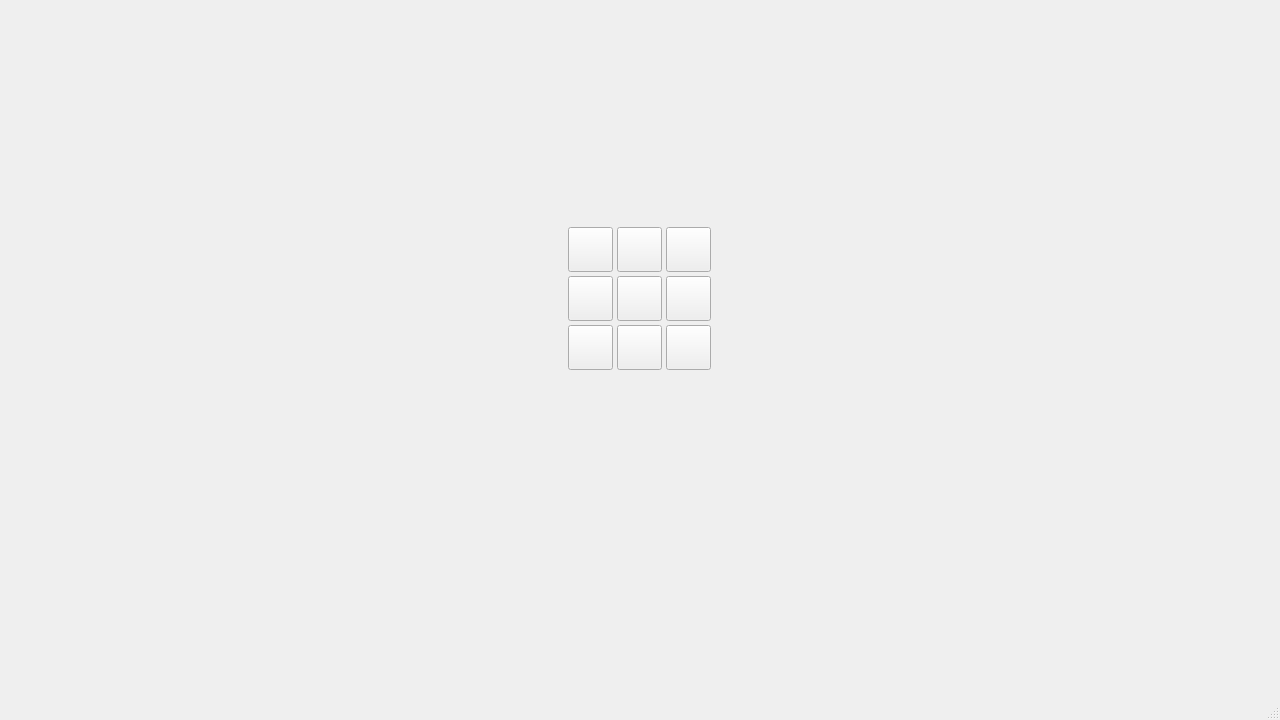
<?xml version="1.0" encoding="UTF-8"?>
<ui version="4.0">
 <class>MainWindow</class>
 <widget class="QMainWindow" name="MainWindow">
  <property name="geometry">
   <rect>
    <x>0</x>
    <y>0</y>
    <width>1280</width>
    <height>720</height>
   </rect>
  </property>
  <property name="minimumSize">
   <size>
    <width>1280</width>
    <height>720</height>
   </size>
  </property>
  <property name="cursor">
   <cursorShape>ArrowCursor</cursorShape>
  </property>
  <property name="windowTitle">
   <string>MainWindow</string>
  </property>
  <widget class="QWidget" name="centralwidget">
   <property name="cursor">
    <cursorShape>ArrowCursor</cursorShape>
   </property>
   <layout class="QGridLayout" name="gridLayout">
    <property name="leftMargin">
     <number>0</number>
    </property>
    <property name="topMargin">
     <number>0</number>
    </property>
    <property name="rightMargin">
     <number>0</number>
    </property>
    <property name="bottomMargin">
     <number>0</number>
    </property>
    <item row="0" column="0">
     <layout class="QVBoxLayout" name="verticalLayout">
      <item>
       <layout class="QHBoxLayout" name="horizontalLayout" stretch="6,2">
        <property name="spacing">
         <number>20</number>
        </property>
        <item>
         <layout class="QGridLayout" name="tiles" rowstretch="0">
          <property name="sizeConstraint">
           <enum>QLayout::SetFixedSize</enum>
          </property>
          <property name="spacing">
           <number>0</number>
          </property>
         </layout>
        </item>
        <item>
         <layout class="QGridLayout" name="controls">
          <property name="sizeConstraint">
           <enum>QLayout::SetFixedSize</enum>
          </property>
          <property name="topMargin">
           <number>150</number>
          </property>
          <property name="rightMargin">
           <number>0</number>
          </property>
          <property name="bottomMargin">
           <number>250</number>
          </property>
          <item row="0" column="0">
           <widget class="QWidget" name="gridWidget" native="true">
            <property name="maximumSize">
             <size>
              <width>633</width>
              <height>16777215</height>
             </size>
            </property>
            <property name="cursor">
             <cursorShape>BlankCursor</cursorShape>
            </property>
            <property name="styleSheet">
             <string notr="true">border-image: none;</string>
            </property>
            <layout class="QGridLayout" name="gridLayout_2">
             <property name="sizeConstraint">
              <enum>QLayout::SetFixedSize</enum>
             </property>
             <property name="bottomMargin">
              <number>9</number>
             </property>
             <property name="spacing">
              <number>4</number>
             </property>
             <item row="1" column="1">
              <widget class="QPushButton" name="turn">
               <property name="enabled">
                <bool>true</bool>
               </property>
               <property name="minimumSize">
                <size>
                 <width>45</width>
                 <height>45</height>
                </size>
               </property>
               <property name="cursor">
                <cursorShape>ArrowCursor</cursorShape>
               </property>
               <property name="styleSheet">
                <string notr="true">border-image: url(:/textures/arrows/arrow_skip.png);</string>
               </property>
               <property name="text">
                <string/>
               </property>
              </widget>
             </item>
             <item row="0" column="1">
              <widget class="QPushButton" name="up">
               <property name="enabled">
                <bool>true</bool>
               </property>
               <property name="minimumSize">
                <size>
                 <width>45</width>
                 <height>45</height>
                </size>
               </property>
               <property name="cursor">
                <cursorShape>ArrowCursor</cursorShape>
               </property>
               <property name="styleSheet">
                <string notr="true">border-image: url(:/textures/arrows/arrow_up.png);</string>
               </property>
               <property name="text">
                <string/>
               </property>
              </widget>
             </item>
             <item row="2" column="1">
              <widget class="QPushButton" name="down">
               <property name="enabled">
                <bool>true</bool>
               </property>
               <property name="minimumSize">
                <size>
                 <width>45</width>
                 <height>45</height>
                </size>
               </property>
               <property name="cursor">
                <cursorShape>ArrowCursor</cursorShape>
               </property>
               <property name="styleSheet">
                <string notr="true">border-image: url(:/textures/arrows/arrow_down.png);</string>
               </property>
               <property name="text">
                <string/>
               </property>
              </widget>
             </item>
             <item row="2" column="0">
              <widget class="QPushButton" name="downleft">
               <property name="enabled">
                <bool>true</bool>
               </property>
               <property name="minimumSize">
                <size>
                 <width>45</width>
                 <height>45</height>
                </size>
               </property>
               <property name="cursor">
                <cursorShape>ArrowCursor</cursorShape>
               </property>
               <property name="styleSheet">
                <string notr="true">border-image: url(:/textures/arrows/arrow_down_left.png);</string>
               </property>
               <property name="text">
                <string/>
               </property>
              </widget>
             </item>
             <item row="1" column="2">
              <widget class="QPushButton" name="right">
               <property name="enabled">
                <bool>true</bool>
               </property>
               <property name="minimumSize">
                <size>
                 <width>45</width>
                 <height>45</height>
                </size>
               </property>
               <property name="cursor">
                <cursorShape>ArrowCursor</cursorShape>
               </property>
               <property name="styleSheet">
                <string notr="true">border-image: url(:/textures/arrows/arrow_right.png);</string>
               </property>
               <property name="text">
                <string/>
               </property>
              </widget>
             </item>
             <item row="0" column="2">
              <widget class="QPushButton" name="upright">
               <property name="enabled">
                <bool>true</bool>
               </property>
               <property name="minimumSize">
                <size>
                 <width>45</width>
                 <height>45</height>
                </size>
               </property>
               <property name="cursor">
                <cursorShape>ArrowCursor</cursorShape>
               </property>
               <property name="styleSheet">
                <string notr="true">border-image: url(:/textures/arrows/arrow_up_right.png);</string>
               </property>
               <property name="text">
                <string/>
               </property>
              </widget>
             </item>
             <item row="0" column="0">
              <widget class="QPushButton" name="upleft">
               <property name="enabled">
                <bool>true</bool>
               </property>
               <property name="minimumSize">
                <size>
                 <width>45</width>
                 <height>45</height>
                </size>
               </property>
               <property name="cursor">
                <cursorShape>ArrowCursor</cursorShape>
               </property>
               <property name="styleSheet">
                <string notr="true">border-image: url(:/textures/arrows/arrow_up_left.png);</string>
               </property>
               <property name="text">
                <string/>
               </property>
              </widget>
             </item>
             <item row="2" column="2">
              <widget class="QPushButton" name="downright">
               <property name="enabled">
                <bool>true</bool>
               </property>
               <property name="minimumSize">
                <size>
                 <width>45</width>
                 <height>45</height>
                </size>
               </property>
               <property name="cursor">
                <cursorShape>ArrowCursor</cursorShape>
               </property>
               <property name="styleSheet">
                <string notr="true">border-image: url(:/textures/arrows/arrow_down_right.png);</string>
               </property>
               <property name="text">
                <string/>
               </property>
              </widget>
             </item>
             <item row="1" column="0">
              <widget class="QPushButton" name="left">
               <property name="enabled">
                <bool>true</bool>
               </property>
               <property name="minimumSize">
                <size>
                 <width>45</width>
                 <height>45</height>
                </size>
               </property>
               <property name="cursor">
                <cursorShape>ArrowCursor</cursorShape>
               </property>
               <property name="styleSheet">
                <string notr="true">border-image: url(:/textures/arrows/arrow_left.png);</string>
               </property>
               <property name="text">
                <string/>
               </property>
              </widget>
             </item>
            </layout>
           </widget>
          </item>
         </layout>
        </item>
       </layout>
      </item>
     </layout>
    </item>
   </layout>
  </widget>
  <widget class="QStatusBar" name="statusBar"/>
 </widget>
 <resources/>
 <connections/>
</ui>
